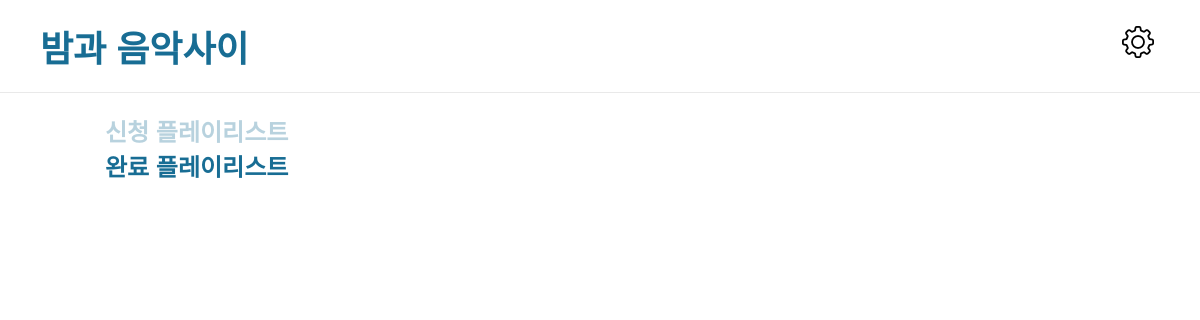
/store/1/list/complete/, run on an earlier commit of the app's database.
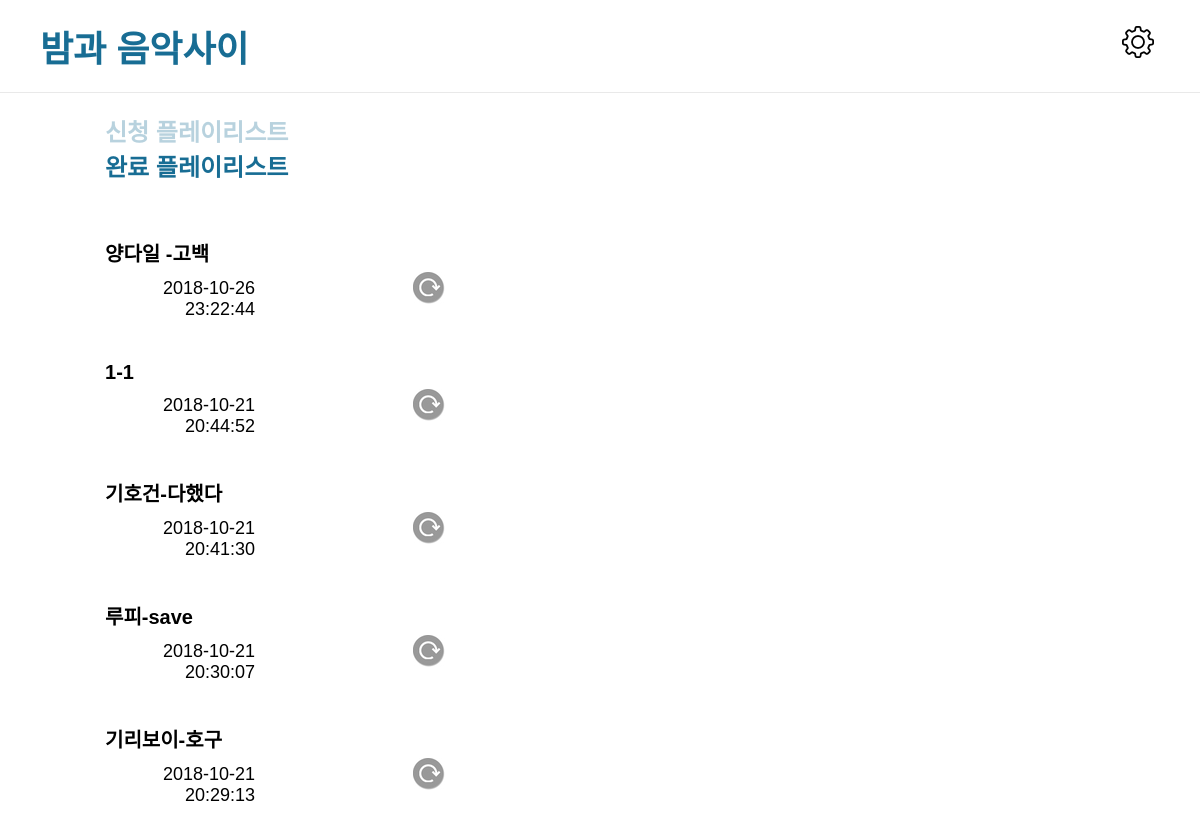
And on a later commit of the database.
### main/models.py (models this page shows)
class Song(models.Model):
    store = models.ForeignKey('main.Store', related_name='songs', default=1)
    created_at = models.DateTimeField(default=timezone.now)
    title = models.CharField(max_length=50)
    singer = models.CharField(max_length=50)
    message = models.CharField(max_length=200, blank=True, null=True)
    is_played = models.BooleanField(default=False)
    is_deleted = models.BooleanField(default=False)

### main/views.py (the view)
# urls.py: url(r'^store/(?P<pk>\d+)/list/complete/$', views.complete_list, name='complete_list'),
def complete_list(request, pk=1):
    store = get_object_or_404(Store, pk=pk)
    if store.period_complete > 0:
        time_from = timezone.datetime.now() - timezone.timedelta(hours=store.period_complete)
        print(time_from)
        songs = store.songs.all().filter(is_deleted=False, is_played=True, created_at__gte=time_from).order_by('-created_at')
    else:
        songs = store.songs.all().filter(is_deleted=False, is_played=True).order_by('-created_at')
    return render(request, 'main/host-end-request-window.html', {'store':store, 'songs': songs, 'pk': pk})

### main/templates/main/host-end-request-window.html (shortened to what this page needs)
{% extends 'main/index.html' %}
{% block content %}
<!DOCTYPE html>
<body>
    <header>
        <nav class="lower-nav">
            <button type="button" onclick="location.href='{% url 'song_list' pk=pk %}';">신청 플레이리스트</button>
            <button type="button" class="selected" onclick="location.href='{% url 'complete_list' pk=pk %}';">완료 플레이리스트</button>
        </nav>
    </header>
    <div id="main">
        <article>
            {% for song in songs %}
                <div class="song-element">
                    <div>{{ song.singer }}-{{ song.title }}</div>
                    <div>{{ song.created_at|date:"Y-m-d H:i:s" }}</div>
                    <div>
                        <a href="{% url 'restore_one' pk=song.id %}">
                            <button type="button" class="refresh"></button>
                        </a>
                    </div>
                </div>
            {% endfor %}
        </article>
    </div>
</body>
{% endblock %}

What changed in the data, as far as the page shows it:
now on this page (row edited): Song: singer "양다일", title "고백", created_at "2018-10-26 23:22:44"
now on this page (row edited): Song: singer "1", title "1", created_at "2018-10-21 20:44:52"
now on this page (row edited): Song: singer "기호건", title "다했다", created_at "2018-10-21 20:41:30"
now on this page (row unchanged): Song: singer "루피", title "save", created_at "2018-10-21 20:30:07"
now on this page (row edited): Song: singer "기리보이", title "호구", created_at "2018-10-21 20:29:13"
